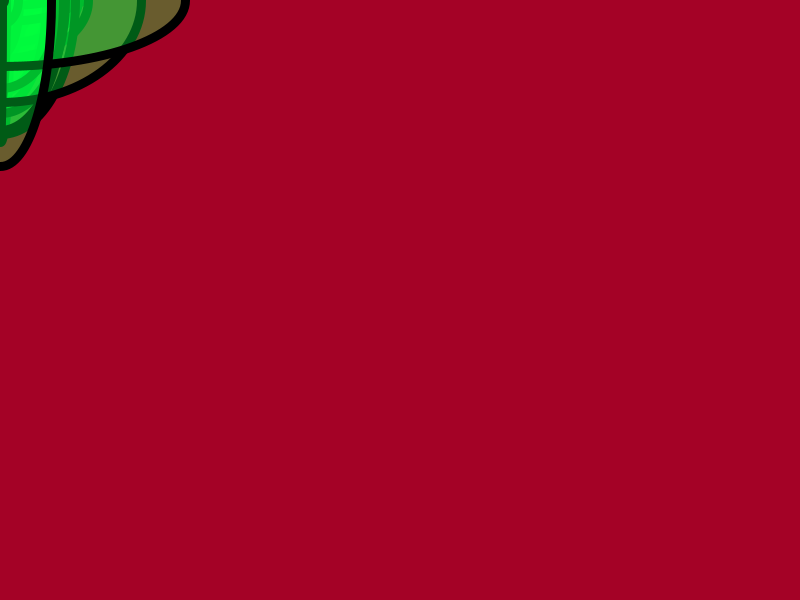
Frame 1 (no input)
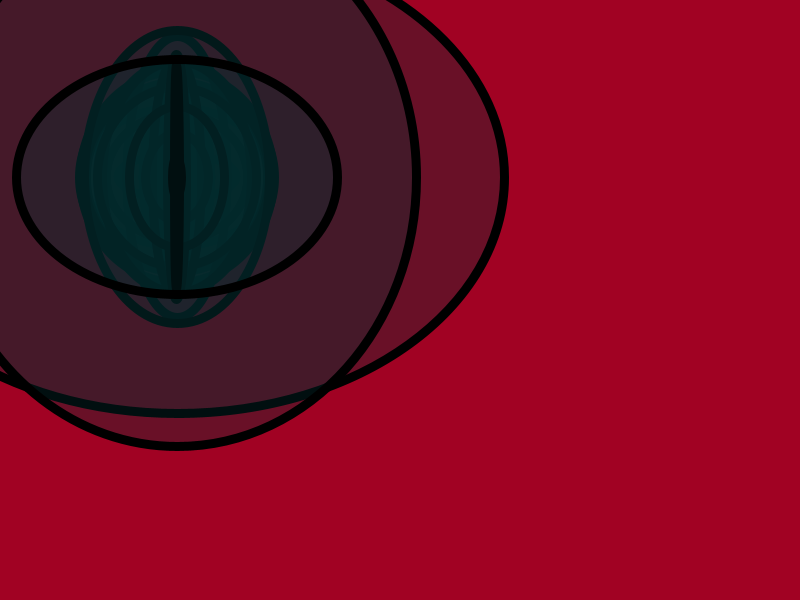
Frame 60 (the mouse pressed at the canvas centre just before this capture)
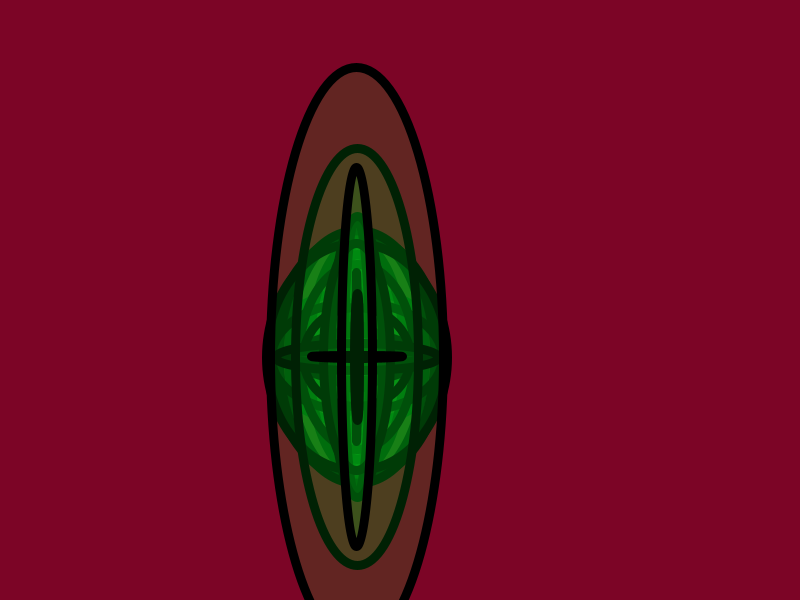
Frame 120 (the mouse held since frame 60 and released just before this capture)

The Processing sketch that drew these frames (run headless with seeded random() and noise(); from frame 60 on, the mouse is pressed at the canvas centre):

// Processing sketch: processing_173814
// ── processing_173814.pde



float x, y;
void setup()
{
 
  size(800, 600);

  x = 0;
  y = 0;
}
void draw()
{
  
  size(800, 600);
  background(random(255),random(10),random(40));
  strokeWeight(9);
fill(random(3),random(400),random(200),random(200));
  ellipse(x, y, random(200), random(300));
  ellipse(x, y, random(200), random(300));
  ellipse(x, y, random(200), random(300));
  ellipse(x, y, random(200), random(300));
   ellipse(x, y, random(200), random(300));
  ellipse(x, y, random(200), random(300));
  ellipse(x, y, random(200), random(300));
  ellipse(x, y, random(200), random(300));
  ellipse(x, y, random(200), random(300));
  ellipse(x, y, random(200), random(300));
  ellipse(x, y, random(200), random(300));
  ellipse(x, y, random(200), random(300));
   ellipse(x, y, random(200), random(300));
  ellipse(x, y, random(200), random(300));
  ellipse(x, y, random(200), random(300));
  ellipse(x, y, random(200), random(300));
   ellipse(x, y, random(200), random(300));
  ellipse(x, y, random(200), random(300));
  ellipse(x, y, random(200), random(300));
  ellipse(x, y, random(200), random(300));
   ellipse(x, y, random(200), random(300));
  ellipse(x, y, random(200), random(300));
  ellipse(x, y, random(200), random(300));
  ellipse(x, y, random(200), random(300));
  ellipse(x, y, random(200), random(300));
  ellipse(x, y, random(200), random(300));
  ellipse(x, y, random(5), random(200));
  ellipse(x, y, random(700), random(800));
   ellipse(x, y, random(500), random(600));
  ellipse(x, y, random(10), random(300));
  ellipse(x, y, random(100), random(100));
  ellipse(x, y, random(600), random(400));
  x = x + 3;
  y = y + 3;


  if ((x>width)||(y>height))
  {
    stroke(random(100), random(255), random(200));
    x=random(0, width);
    y=random(0, height);
  }
}
